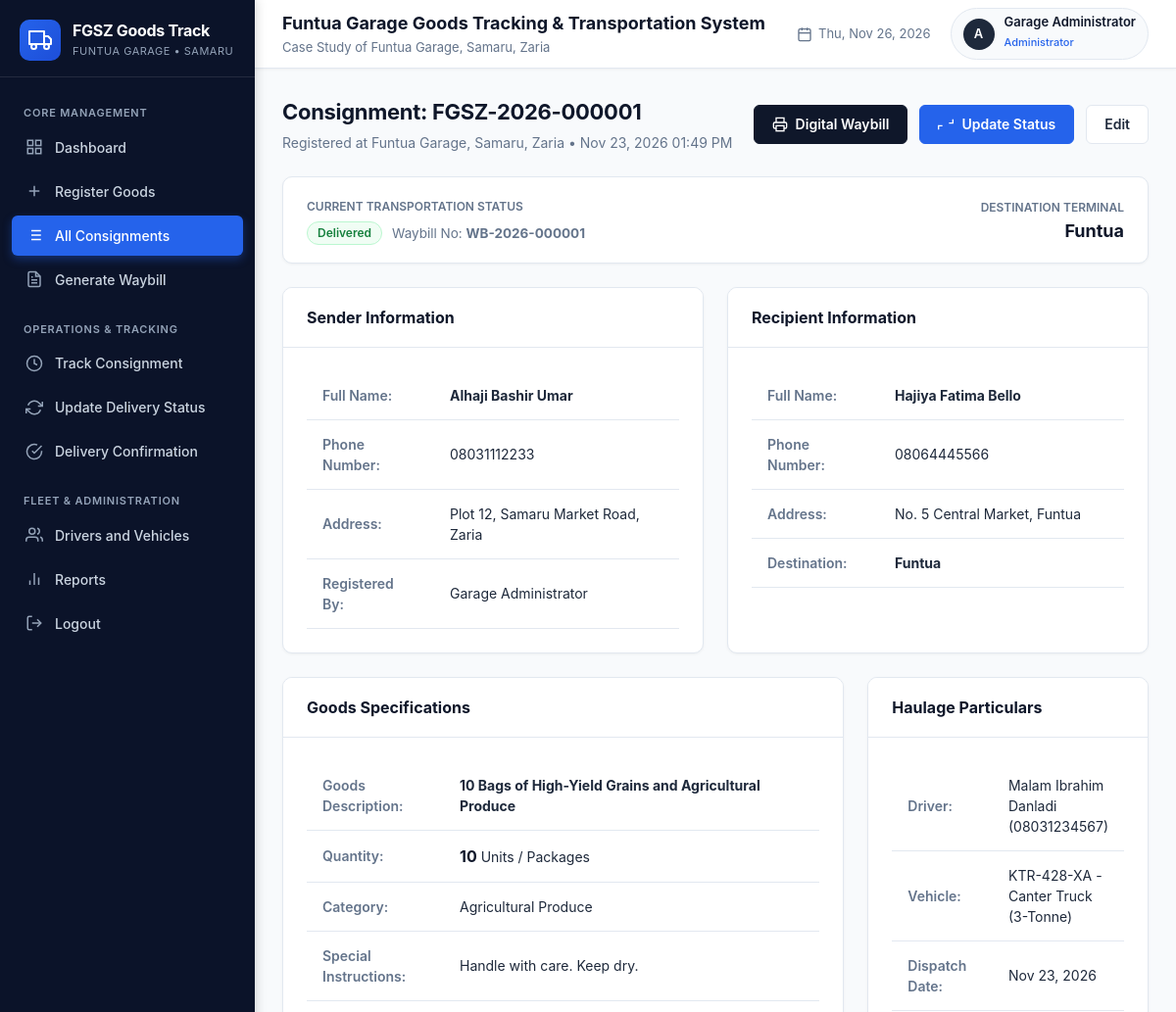
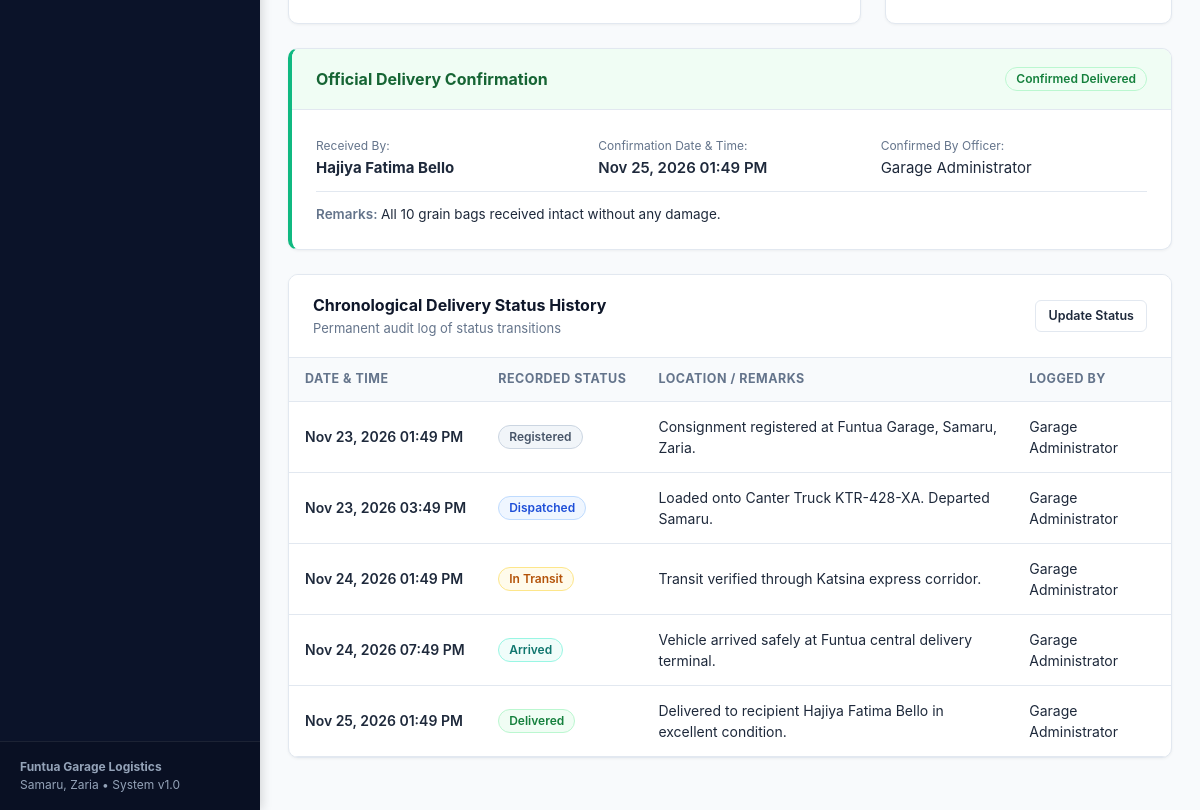
/consignments/view.php?id=1 (signed in), run on the app's committed database (2 pictures, top to bottom).
### tables this page shows
CREATE TABLE `consignments` (
  `consignment_id` INT NOT NULL AUTO_INCREMENT,
  `tracking_number` VARCHAR(50) NOT NULL UNIQUE,
  `sender_name` VARCHAR(100) NOT NULL,
  `sender_contact` VARCHAR(30) NOT NULL,
  `sender_address` VARCHAR(255) NULL,
  `recipient_name` VARCHAR(100) NOT NULL,
  `recipient_contact` VARCHAR(30) NOT NULL,
  `recipient_address` VARCHAR(255) NULL,
  `goods_description` TEXT NOT NULL,
  `quantity` INT NOT NULL DEFAULT 1,
  `goods_category` VARCHAR(100) NULL,
  `special_instructions` TEXT NULL,
  `destination` VARCHAR(150) NOT NULL,
  `dispatch_date` DATE NULL,
  `driver_id` INT NULL,
  `vehicle_id` INT NULL,
  `current_status` VARCHAR(30) NOT NULL DEFAULT 'Registered',
  `registered_by` INT NOT NULL,
  `created_at` DATETIME NOT NULL DEFAULT CURRENT_TIMESTAMP,
  PRIMARY KEY (`consignment_id`),
  INDEX `idx_tracking` (`tracking_number`),
  INDEX `idx_status` (`current_status`),
  INDEX `idx_destination` (`destination`),
  INDEX `idx_created_at` (`created_at`),
  CONSTRAINT `fk_consignment_driver` FOREIGN KEY (`driver_id`) REFERENCES `drivers` (`driver_id`) ON DELETE SET NULL ON UPDATE CASCADE,
  CONSTRAINT `fk_consignment_vehicle` FOREIGN KEY (`vehicle_id`) REFERENCES `vehicles` (`vehicle_id`) ON DELETE SET NULL ON UPDATE CASCADE,
  CONSTRAINT `fk_consignment_user` FOREIGN KEY (`registered_by`) REFERENCES `users` (`user_id`) ON DELETE CASCADE ON UPDATE CASCADE
);

CREATE TABLE `waybills` (
  `waybill_id` INT NOT NULL AUTO_INCREMENT,
  `consignment_id` INT NOT NULL UNIQUE,
  `waybill_number` VARCHAR(50) NOT NULL UNIQUE,
  `issue_date` DATETIME NOT NULL DEFAULT CURRENT_TIMESTAMP,
  `issued_by` INT NOT NULL,
  PRIMARY KEY (`waybill_id`),
  INDEX `idx_waybill_num` (`waybill_number`),
  CONSTRAINT `fk_waybill_consignment` FOREIGN KEY (`consignment_id`) REFERENCES `consignments` (`consignment_id`) ON DELETE CASCADE ON UPDATE CASCADE,
  CONSTRAINT `fk_waybill_user` FOREIGN KEY (`issued_by`) REFERENCES `users` (`user_id`) ON DELETE CASCADE ON UPDATE CASCADE
);

CREATE TABLE `users` (
  `user_id` INT NOT NULL AUTO_INCREMENT,
  `full_name` VARCHAR(100) NOT NULL,
  `username` VARCHAR(50) NOT NULL UNIQUE,
  `password_hash` VARCHAR(255) NOT NULL,
  `role` VARCHAR(30) NOT NULL DEFAULT 'Administrator',
  `created_at` DATETIME NOT NULL DEFAULT CURRENT_TIMESTAMP,
  PRIMARY KEY (`user_id`),
  INDEX `idx_username` (`username`)
);

CREATE TABLE `drivers` (
  `driver_id` INT NOT NULL AUTO_INCREMENT,
  `full_name` VARCHAR(100) NOT NULL,
  `phone` VARCHAR(30) NOT NULL,
  `address` VARCHAR(255) NULL,
  `created_at` DATETIME NOT NULL DEFAULT CURRENT_TIMESTAMP,
  PRIMARY KEY (`driver_id`)
);

CREATE TABLE `vehicles` (
  `vehicle_id` INT NOT NULL AUTO_INCREMENT,
  `registration_number` VARCHAR(30) NOT NULL UNIQUE,
  `vehicle_type` VARCHAR(100) NOT NULL,
  `description` TEXT NULL,
  `created_at` DATETIME NOT NULL DEFAULT CURRENT_TIMESTAMP,
  PRIMARY KEY (`vehicle_id`),
  INDEX `idx_reg_num` (`registration_number`)
);

CREATE TABLE `delivery_confirmation` (
  `confirmation_id` INT NOT NULL AUTO_INCREMENT,
  `consignment_id` INT NOT NULL UNIQUE,
  `received_by` VARCHAR(100) NOT NULL,
  `remarks` TEXT NULL,
  `confirmed_by` INT NOT NULL,
  `confirmed_at` DATETIME NOT NULL DEFAULT CURRENT_TIMESTAMP,
  PRIMARY KEY (`confirmation_id`),
  INDEX `idx_conf_consignment` (`consignment_id`),
  CONSTRAINT `fk_conf_consignment` FOREIGN KEY (`consignment_id`) REFERENCES `consignments` (`consignment_id`) ON DELETE CASCADE ON UPDATE CASCADE,
  CONSTRAINT `fk_conf_user` FOREIGN KEY (`confirmed_by`) REFERENCES `users` (`user_id`) ON DELETE CASCADE ON UPDATE CASCADE
);

CREATE TABLE `delivery_status_history` (
  `status_id` INT NOT NULL AUTO_INCREMENT,
  `consignment_id` INT NOT NULL,
  `status` VARCHAR(30) NOT NULL,
  `remarks` TEXT NULL,
  `updated_by` INT NOT NULL,
  `updated_at` DATETIME NOT NULL DEFAULT CURRENT_TIMESTAMP,
  PRIMARY KEY (`status_id`),
  INDEX `idx_history_consignment` (`consignment_id`),
  INDEX `idx_history_status` (`status`),
  CONSTRAINT `fk_history_consignment` FOREIGN KEY (`consignment_id`) REFERENCES `consignments` (`consignment_id`) ON DELETE CASCADE ON UPDATE CASCADE,
  CONSTRAINT `fk_history_user` FOREIGN KEY (`updated_by`) REFERENCES `users` (`user_id`) ON DELETE CASCADE ON UPDATE CASCADE
);

### consignments/view.php (the view, shortened to what the rows shown need)
<?php
require_once __DIR__ . '/../includes/auth.php';
$id = isset($_GET['id']) ? (int)$_GET['id'] : 0;
$tracking = isset($_GET['tracking']) ? trim($_GET['tracking']) : '';
$query = "
    SELECT c.*,
           w.waybill_number, w.issue_date,
           d.full_name AS driver_name, d.phone AS driver_phone,
           v.registration_number AS vehicle_reg, v.vehicle_type,
           u.full_name AS registrar_name,
           dc.received_by, dc.remarks AS confirmation_remarks, dc.confirmed_at,
           cu.full_name AS confirmer_name
    FROM consignments c
    LEFT JOIN waybills w ON c.consignment_id = w.consignment_id
    LEFT JOIN drivers d ON c.driver_id = d.driver_id
    LEFT JOIN vehicles v ON c.vehicle_id = v.vehicle_id
    LEFT JOIN users u ON c.registered_by = u.user_id
    LEFT JOIN delivery_confirmation dc ON c.consignment_id = dc.consignment_id
    LEFT JOIN users cu ON dc.confirmed_by = cu.user_id
";
if ($id > 0) {
    $stmt = $pdo->prepare($query . " WHERE c.consignment_id = ? LIMIT 1");
    $stmt->execute([$id]);
} elseif (!empty($tracking)) {
    $stmt = $pdo->prepare($query . " WHERE c.tracking_number = ? LIMIT 1");
    $stmt->execute([$tracking]);
} else {
    flash('error', 'No consignment identifier specified.', 'Error');
    header('Location: ' . BASE_URL . 'consignments/list.php');
    exit;
}
$consignment = $stmt->fetch();
$hist_stmt = $pdo->prepare("
    SELECT h.*, u.full_name AS updater_name
    FROM delivery_status_history h
    LEFT JOIN users u ON h.updated_by = u.user_id
    WHERE h.consignment_id = ?
    ORDER BY h.status_id ASC
");
$hist_stmt->execute([$consignment['consignment_id']]);
$history = $hist_stmt->fetchAll();
require_once __DIR__ . '/../includes/header.php';
require_once __DIR__ . '/../includes/sidebar.php';
?>
<div class="page-header">
  <div class="page-header-title">
    <h1>Consignment: <?php echo htmlspecialchars($consignment['tracking_number']); ?></h1>
    <p>Registered at Funtua Garage, Samaru, Zaria &bull; <?php echo format_datetime($consignment['created_at']); ?></p>
  </div>
</div>
<div style="background-color: #fff; border: 1px solid var(--border-color); border-radius: var(--radius-md); padding: 18px 24px; margin-bottom: 24px; display: flex; justify-content: space-between; align-items: center; flex-wrap: gap; box-shadow: var(--shadow-sm);">
  <div>
    <div style="margin-top: 4px; display: flex; align-items: center; gap: 10px;">
      <?php echo get_status_badge($consignment['current_status']); ?>
      <span style="font-size: 13.5px; color: var(--text-muted);">Waybill No: <strong><?php echo htmlspecialchars($consignment['waybill_number'] ?? 'N/A'); ?></strong></span>
    </div>
  </div>
  <div style="text-align: right;">
    <span style="font-size: 12px; color: var(--text-muted); font-weight: 600; text-transform: uppercase;">Destination Terminal</span>
    <div style="font-size: 18px; font-weight: 700; color: var(--primary-navy);"><?php echo htmlspecialchars($consignment['destination']); ?></div>
  </div>
</div>
<div style="display: grid; grid-template-columns: repeat(auto-fit, minmax(320px, 1fr)); gap: 24px; margin-bottom: 24px;">
  <div class="card" style="margin-bottom: 0;">
    <div class="card-body">
      <table class="data-table" style="font-size: 13.5px;">
        <tr>
          <td><strong><?php echo htmlspecialchars($consignment['sender_name']); ?></strong></td>
        </tr>
        <tr>
          <td style="font-weight: 600; color: var(--text-muted);">Phone Number:</td>
          <td><?php echo htmlspecialchars($consignment['sender_contact']); ?></td>
        </tr>
        <tr>
          <td style="font-weight: 600; color: var(--text-muted);">Address:</td>
          <td><?php echo htmlspecialchars($consignment['sender_address'] ?: 'Samaru Garage Depot, Zaria'); ?></td>
        </tr>
        <tr>
          <td style="font-weight: 600; color: var(--text-muted);">Registered By:</td>
          <td><?php echo htmlspecialchars($consignment['registrar_name'] ?? 'Administrator'); ?></td>
        </tr>
      </table>
    </div>
  </div>
  <div class="card" style="margin-bottom: 0;">
    <div class="card-body">
      <table class="data-table" style="font-size: 13.5px;">
        <tr>
          <td><strong><?php echo htmlspecialchars($consignment['recipient_name']); ?></strong></td>
        </tr>
        <tr>
          <td style="font-weight: 600; color: var(--text-muted);">Phone Number:</td>
          <td><?php echo htmlspecialchars($consignment['recipient_contact']); ?></td>
        </tr>
        <tr>
          <td style="font-weight: 600; color: var(--text-muted);">Address:</td>
          <td><?php echo htmlspecialchars($consignment['recipient_address'] ?: 'Customer Pickup'); ?></td>
        </tr>
        <tr>
          <td><strong><?php echo htmlspecialchars($consignment['destination']); ?></strong></td>
        </tr>
      </table>
    </div>
  </div>
</div>
<div style="display: grid; grid-template-columns: 2fr 1fr; gap: 24px; margin-bottom: 24px;">
  <div class="card" style="margin-bottom: 0;">
    <div class="card-body">
      <table class="data-table" style="font-size: 13.5px;">
        <tr>
          <td><strong><?php echo nl2br(htmlspecialchars($consignment['goods_description'])); ?></strong></td>
        </tr>
        <tr>
          <td><span style="font-weight: 700; font-size: 16px; color: var(--primary-navy);"><?php echo (int)$consignment['quantity']; ?></span> Units / Packages</td>
        </tr>
        <tr>
          <td style="font-weight: 600; color: var(--text-muted);">Category:</td>
          <td><?php echo htmlspecialchars($consignment['goods_category'] ?: 'General Goods'); ?></td>
        </tr>
        <tr>
          <td style="font-weight: 600; color: var(--text-muted);">Special Instructions:</td>
          <td><?php echo htmlspecialchars($consignment['special_instructions'] ?: 'None specified.'); ?></td>
        </tr>
      </table>
    </div>
  </div>
  <div class="card" style="margin-bottom: 0;">
    <div class="card-body">
      <table class="data-table" style="font-size: 13.5px;">
        <tr>
          <td style="width: 110px; font-weight: 600; color: var(--text-muted);">Driver:</td>
          <td><?php echo htmlspecialchars($consignment['driver_name'] ? $consignment['driver_name'] . ' (' . $consignment['driver_phone'] . ')' : 'Unassigned'); ?></td>
        </tr>
        <tr>
          <td style="font-weight: 600; color: var(--text-muted);">Vehicle:</td>
          <td><?php echo htmlspecialchars($consignment['vehicle_reg'] ? $consignment['vehicle_reg'] . ' - ' . $consignment['vehicle_type'] : 'Unassigned'); ?></td>
        </tr>
        <tr>
          <td style="font-weight: 600; color: var(--text-muted);">Dispatch Date:</td>
          <td><?php echo format_date($consignment['dispatch_date']); ?></td>
        </tr>
      </table>
    </div>
  </div>
</div>
<?php if (!empty($consignment['received_by'])): ?>
<div class="card" style="border-left: 4px solid var(--success-color);">
  <div class="card-header" style="background-color: #f0fdf4;">
    <h3 style="color: #166534;">Official Delivery Confirmation</h3>
    <span class="status-badge badge-delivered">Confirmed Delivered</span>
  </div>
  <div class="card-body">
    <div style="display: grid; grid-template-columns: repeat(auto-fit, minmax(220px, 1fr)); gap: 16px;">
      <div>
        <span style="font-size: 12px; color: var(--text-muted);">Received By:</span>
        <div style="font-weight: 700; font-size: 15px;"><?php echo htmlspecialchars($consignment['received_by']); ?></div>
      </div>
      <div>
        <span style="font-size: 12px; color: var(--text-muted);">Confirmation Date &amp; Time:</span>
        <div style="font-weight: 600;"><?php echo format_datetime($consignment['confirmed_at']); ?></div>
      </div>
      <div>
        <span style="font-size: 12px; color: var(--text-muted);">Confirmed By Officer:</span>
        <div><?php echo htmlspecialchars($consignment['confirmer_name'] ?? 'Administrator'); ?></div>
      </div>
    </div>
    <?php if (!empty($consignment['confirmation_remarks'])): ?>
      <div style="margin-top: 12px; padding-top: 12px; border-top: 1px solid var(--border-color); font-size: 13.5px;">
        <span style="color: var(--text-muted); font-weight: 600;">Remarks: </span>
        <?php echo htmlspecialchars($consignment['confirmation_remarks']); ?>
      </div>
    <?php endif; ?>
  </div>
</div>
<?php endif; ?>
<div class="card">
  <div class="card-header">
    <div>
      <h2>Chronological Delivery Status History</h2>
    </div>
  </div>
  <div class="table-responsive">
    <table class="data-table">
      <thead>
        <tr>
          <th>Date &amp; Time</th>
          <th>Recorded Status</th>
          <th>Location / Remarks</th>
          <th>Logged By</th>
        </tr>
      </thead>
      <tbody>
        <?php if (empty($history)): ?>
          <tr>
            <td colspan="4" style="text-align: center; color: var(--text-muted); padding: 24px;">
              No status history records found.
            </td>
          </tr>
        <?php else: ?>
          <?php foreach ($history as $h): ?>
          <tr>
            <td style="white-space: nowrap; font-weight: 600;"><?php echo format_datetime($h['updated_at']); ?></td>
            <td><?php echo get_status_badge($h['status']); ?></td>
            <td><?php echo htmlspecialchars($h['remarks'] ?: 'Status recorded at depot'); ?></td>
            <td><?php echo htmlspecialchars($h['updater_name'] ?? 'System Admin'); ?></td>
          </tr>
          <?php endforeach; ?>
        <?php endif; ?>
      </tbody>
    </table>
  </div>
</div>
<?php require_once __DIR__ . '/../includes/footer.php'; ?>

### includes/functions.php (shortened to what the rows shown need)
<?php
function get_status_badge($status) {
    $badgeClass = 'badge-secondary';
    switch ($status) {
        case 'Registered':
            $badgeClass = 'badge-registered';
            break;
        case 'Dispatched':
            $badgeClass = 'badge-dispatched';
            break;
        case 'In Transit':
            $badgeClass = 'badge-transit';
            break;
        case 'Arrived':
            $badgeClass = 'badge-arrived';
            break;
        case 'Delivered':
            $badgeClass = 'badge-delivered';
            break;
    }
    return '<span class="status-badge ' . $badgeClass . '">' . htmlspecialchars($status) . '</span>';
}
function format_datetime($datetime) {
    return date('M d, Y h:i A', strtotime($datetime));
}
function format_date($date) {
    return date('M d, Y', strtotime($date));
}

### data on the page
consignments: tracking_number "FGSZ-2026-000001", created_at "Nov 23, 2026 01:49 PM", current_status "Delivered", waybills.waybill_number "WB-2026-000001", destination "Funtua", sender_name "Alhaji Bashir Umar", sender_contact "08031112233", sender_address "Plot 12, Samaru Market Road, Zaria", registered_by.full_name "Garage Administrator", recipient_name "Hajiya Fatima Bello", recipient_contact "08064445566", recipient_address "No. 5 Central Market, Funtua", goods_description "10 Bags of High-Yield Grains and Agricultural Produce", quantity "10", goods_category "Agricultural Produce", special_instructions "Handle with care. Keep dry.", driver.phone "Malam Ibrahim Danladi (08031234567)", vehicle.vehicle_type "KTR-428-XA - Canter Truck (3-Tonne)", dispatch_date "Nov 23, 2026", delivery_confirmation.received_by "Hajiya Fatima Bello", delivery_confirmation.confirmed_at "Nov 25, 2026 01:49 PM", delivery_confirmation.remarks "All 10 grain bags received intact without any damage."
delivery_status_history: updated_at "Nov 23, 2026 01:49 PM", status "Registered", remarks "Consignment registered at Funtua Garage, Samaru, Zaria.", updated_by.full_name "Garage Administrator"
delivery_status_history: updated_at "Nov 23, 2026 03:49 PM", status "Dispatched", remarks "Loaded onto Canter Truck KTR-428-XA. Departed Samaru.", updated_by.full_name "Garage Administrator"
delivery_status_history: updated_at "Nov 24, 2026 01:49 PM", status "In Transit", remarks "Transit verified through Katsina express corridor.", updated_by.full_name "Garage Administrator"
delivery_status_history: updated_at "Nov 24, 2026 07:49 PM", status "Arrived", remarks "Vehicle arrived safely at Funtua central delivery terminal.", updated_by.full_name "Garage Administrator"
delivery_status_history: updated_at "Nov 25, 2026 01:49 PM", status "Delivered", remarks "Delivered to recipient Hajiya Fatima Bello in excellent condition.", updated_by.full_name "Garage Administrator"

### other printed values
substr($currentUser['username'], 0, 1) "A"
$currentUser['full_name'] "Garage Administrator"
$currentUser['role'] "Administrator"
